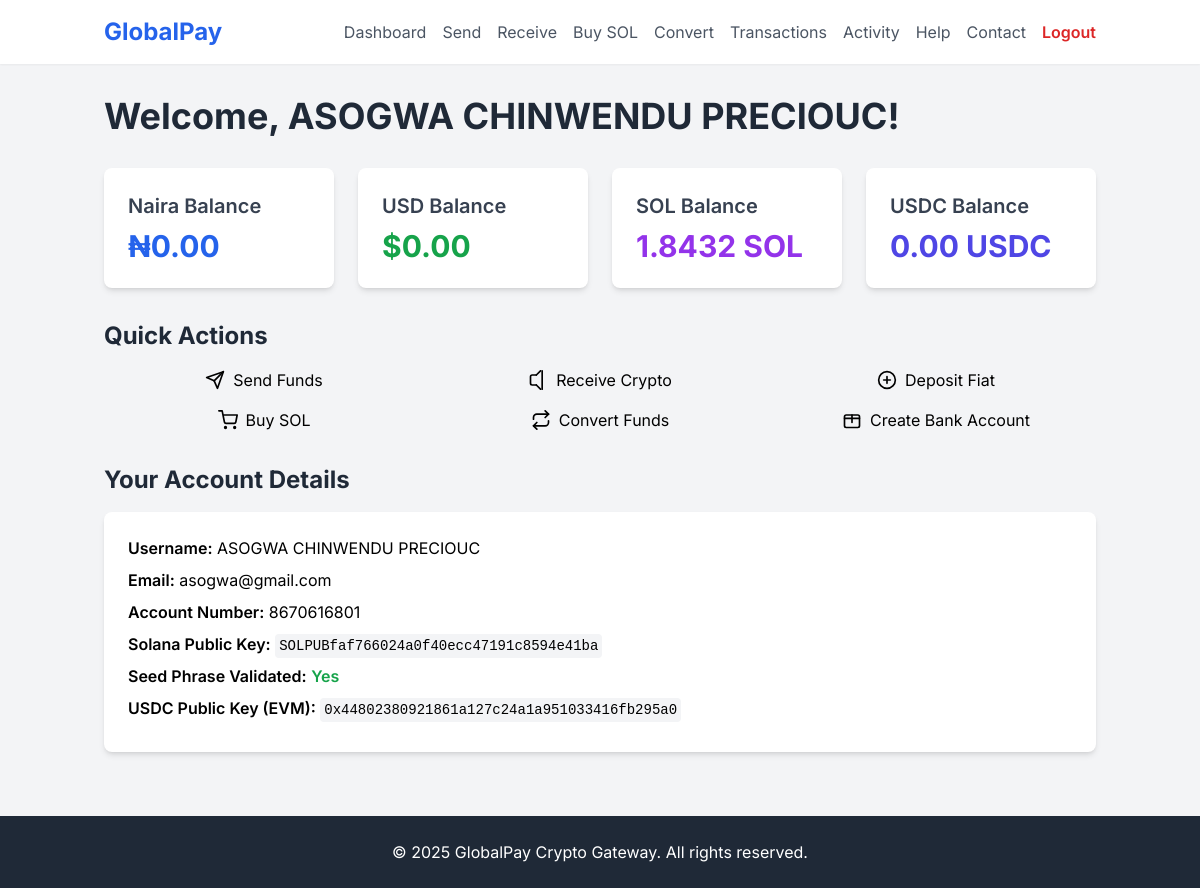
The page /dashboard (signed in) on the database its author committed.
### models.py (models this page shows, shortened)
class User(db.Model, UserMixin):
    id = db.Column(db.Integer, primary_key=True)
    username = db.Column(db.String(80), unique=True, nullable=False)
    email = db.Column(db.String(120), unique=True, nullable=False)
    password_hash = db.Column(db.String(128), nullable=False)
    account_number = db.Column(db.String(20), unique=True, nullable=False)
    solana_public = db.Column(db.String(100), unique=True, nullable=True)
    solana_private = db.Column(db.String(200), nullable=True)
    sol_balance = db.Column(db.Numeric(20, 8), default=Decimal('0.00'))
    usdc_balance = db.Column(db.Numeric(20, 8), default=Decimal('0.00'))
    usdc_public = db.Column(db.String(100), unique=True, nullable=True)
    mimephrase = db.Column(db.String(200), nullable=True)
    mimephrase_validated = db.Column(db.Boolean, default=False)
    is_admin = db.Column(db.Boolean, default=False)
    created_at = db.Column(db.DateTime, default=datetime.utcnow)
    accounts = db.relationship('Account', backref='user', lazy=True)
    activities = db.relationship('UserActivity', backref='user', lazy=True)
    sent_transactions = db.relationship('Transaction', foreign_keys='Transaction.sender_id', backref='sender', lazy=True)
    received_transactions = db.relationship('Transaction', foreign_keys='Transaction.receiver_id', backref='receiver', lazy=True)
    help_requests = db.relationship('Help', backref='user', lazy=True)

class Account(db.Model):
    id = db.Column(db.Integer, primary_key=True)
    user_id = db.Column(db.Integer, db.ForeignKey('user.id'), nullable=False)
    phone = db.Column(db.String(20), nullable=False)
    account_type = db.Column(db.String(50), nullable=False) # e.g., 'Savings Account', 'Current Account', 'Domiciliary Account'
    balance = db.Column(db.Numeric(20, 2), default=Decimal('0.00'))
    max_balance = db.Column(db.String(50), nullable=True) # Stores string like '₦5,000,000' or 'Unlimited'
    created_at = db.Column(db.DateTime, default=datetime.utcnow)
    is_active = db.Column(db.Boolean, default=True)

### app.py (the view)
@app.route('/dashboard', methods=['GET', 'POST'])
@login_required
def dashboard():
    log_activity(current_user.id, 'Viewed Dashboard')
    sol_balance_actual = get_solana_balance(current_user.solana_public)
    if current_user.sol_balance != sol_balance_actual:
        current_user.sol_balance = sol_balance_actual
        db.session.commit()
    user_accounts = Account.query.filter_by(user_id=current_user.id).all()
    naira_account = Account.query.filter_by(user_id=current_user.id).filter(
        (Account.account_type == 'Savings Account') |
        (Account.account_type == 'Current Account')
    ).first()
    naira_balance = naira_account.balance if naira_account else Decimal('0.00')
    usd_account = Account.query.filter_by(user_id=current_user.id, account_type='Domiciliary Account').first()
    usd_balance = usd_account.balance if usd_account else Decimal('0.00')
    usdc_balance = current_user.usdc_balance if hasattr(current_user, 'usdc_balance') else Decimal('0.00')
    return render_template(
        'dashboard.html',
        user=current_user,
        sol_balance=current_user.sol_balance, # Already updated above
        naira_balance=naira_balance,
        usd_balance=usd_balance,
        usdc_balance=usdc_balance,
        user_accounts=user_accounts, # Pass the list of all user bank accounts
    )

### app.py (called while the page is built)
def get_solana_balance(pubkey):
    print(f"Mock: Getting Solana balance for {pubkey}")
    return Decimal(f"{random.uniform(0.01, 5.0):.4f}")

@login_manager.user_loader
def load_user(user_id):
    return User.query.get(int(user_id))

def log_activity(user_id, activity_type):
    ip_address = request.remote_addr
    user_agent = request.headers.get('User-Agent')
    new_activity = UserActivity(user_id=user_id, activity_type=activity_type,
                                 ip_address=ip_address, user_agent=user_agent)
    db.session.add(new_activity)
    db.session.commit()

@app.context_processor
def inject_now():
    def to_local_time(utc_dt):
        if utc_dt is None:
            return ""
        utc_dt = utc_dt.replace(tzinfo=pytz.utc)
        local_dt = utc_dt.astimezone(LOCAL_TIMEZONE)
        return local_dt.strftime('%Y-%m-%d %H:%M:%S')
    return dict(to_local_time=to_local_time, now=datetime.now)

### templates/dashboard.html (shortened to what this page needs)
<!DOCTYPE html>
<html lang="en">
<head>
    <script src="https://cdn.tailwindcss.com"></script>
</head>
<body class="flex flex-col min-h-screen">
    <header class="bg-white shadow-sm py-4">
        <nav class="container mx-auto px-4 flex justify-between items-center relative">
            <a href="{{ url_for('index') }}" class="text-2xl font-bold text-blue-600">GlobalPay</a>
            <div id="nav-links" class="hidden md:flex flex-col md:flex-row md:space-x-4 space-y-2 md:space-y-0 absolute md:relative top-full left-0 w-full md:w-auto bg-white md:bg-transparent shadow-lg md:shadow-none p-4 md:p-0 z-10">
                {% if current_user.is_authenticated %}
                    <a href="{{ url_for('dashboard') }}" class="text-gray-600 hover:text-blue-600">Dashboard</a>
                    <a href="{{ url_for('send_crypto') }}" class="text-gray-600 hover:text-blue-600">Send</a>
                    <a href="{{ url_for('receive_crypto') }}" class="text-gray-600 hover:text-blue-600">Receive</a>
                    <a href="{{ url_for('buy_solana') }}" class="text-gray-600 hover:text-blue-600">Buy SOL</a>
                    <a href="{{ url_for('convert_currency') }}" class="text-gray-600 hover:text-blue-600">Convert</a>
                    <a href="{{ url_for('transactions') }}" class="text-gray-600 hover:text-blue-600">Transactions</a>
                    <a href="{{ url_for('activity_log') }}" class="text-gray-600 hover:text-blue-600">Activity</a>
                    <a href="{{ url_for('report_issue') }}" class="text-gray-600 hover:text-blue-600">Help</a>
                    <a href="{{ url_for('contact') }}" class="text-gray-600 hover:text-blue-600">Contact</a>
                    <a href="{{ url_for('logout') }}" class="text-red-600 hover:text-red-700 font-semibold">Logout</a>
                {% else %}
                    <a href="{{ url_for('login') }}" class="text-gray-600 hover:text-blue-600">Login</a>
                    <a href="{{ url_for('signup') }}" class="text-blue-600 hover:text-blue-700 font-semibold">Sign Up</a>
                {% endif %}
            </div>
        </nav>
    </header>
    <main class="flex-grow container mx-auto px-4 py-8">
        <h1 class="text-4xl font-bold text-gray-800 mb-8">Welcome, {{ user.username }}!</h1>
        <section class="grid grid-cols-1 md:grid-cols-2 lg:grid-cols-4 gap-6 mb-8">
            <div class="bg-white p-6 rounded-lg shadow-md">
                <h2 class="text-xl font-semibold text-gray-700 mb-2">Naira Balance</h2>
                <p class="text-3xl font-bold text-blue-600">₦{{ "{:,.2f}".format(naira_balance) }}</p>
            </div>
            <div class="bg-white p-6 rounded-lg shadow-md">
                <h2 class="text-xl font-semibold text-gray-700 mb-2">USD Balance</h2>
                <p class="text-3xl font-bold text-green-600">${{ "{:,.2f}".format(usd_balance) }}</p>
            </div>
            <div class="bg-white p-6 rounded-lg shadow-md">
                <h2 class="text-xl font-semibold text-gray-700 mb-2">SOL Balance</h2>
                <p class="text-3xl font-bold text-purple-600">{{ "{:,.4f}".format(sol_balance) }} SOL</p>
            </div>
            <div class="bg-white p-6 rounded-lg shadow-md">
                <h2 class="text-xl font-semibold text-gray-700 mb-2">USDC Balance</h2>
                <p class="text-3xl font-bold text-indigo-600">{{ "{:,.2f}".format(usdc_balance) }} USDC</p>
            </div>
        </section>
        <section class="mb-8">
            <h2 class="text-2xl font-bold text-gray-800 mb-4">Quick Actions</h2>
            <div class="grid grid-cols-1 sm:grid-cols-2 lg:grid-cols-3 gap-4">
                <a href="{{ url_for('send_crypto') }}" class="btn-primary flex items-center justify-center space-x-2">
                    <svg xmlns="http://www.w3.org/2000/svg" width="24" height="24" viewBox="0 0 24 24" fill="none" stroke="currentColor" stroke-width="2" stroke-linecap="round" stroke-linejoin="round" class="w-5 h-5"><line x1="22" y1="2" x2="11" y2="13"></line><polygon points="22 2 15 22 11 13 2 9 22 2"></polygon></svg>
                    <span>Send Funds</span>
                </a>
                <a href="{{ url_for('receive_crypto') }}" class="btn-primary flex items-center justify-center space-x-2">
                    <span>Receive Crypto</span>
                </a>
                <a href="" class="btn-primary flex items-center justify-center space-x-2">
                    <span>Deposit Fiat</span>
                </a>
                <a href="{{ url_for('buy_solana') }}" class="btn-primary flex items-center justify-center space-x-2">
                    <span>Buy SOL</span>
                </a>
                <a href="{{ url_for('convert_currency') }}" class="btn-primary flex items-center justify-center space-x-2">
                    <span>Convert Funds</span>
                </a>
                <a href="{{ url_for('account_type') }}" class="btn-secondary flex items-center justify-center space-x-2">
                    <svg xmlns="http://www.w3.org/2000/svg" width="24" height="24" viewBox="0 0 24 24" fill="none" stroke="currentColor" stroke-width="2" stroke-linecap="round" stroke-linejoin="round" class="w-5 h-5"><rect x="3" y="6" width="18" height="15" rx="2" ry="2"></rect><path d="M3 10h18"></path><path d="M12 15V6"></path></svg>
                    <span>Create Bank Account</span>
                </a>
            </div>
        </section>
        <section>
            <h2 class="text-2xl font-bold text-gray-800 mb-4">Your Account Details</h2>
            <div class="bg-white p-6 rounded-lg shadow-md">
                <p class="mb-2"><span class="font-semibold">Username:</span> {{ user.username }}</p>
                <p class="mb-2"><span class="font-semibold">Email:</span> {{ user.email }}</p>
                <p class="mb-2"><span class="font-semibold">Account Number:</span> {{ user.account_number }}</p>
                <p class="mb-2"><span class="font-semibold">Solana Public Key:</span> <code class="bg-gray-100 p-1 rounded text-sm break-all">{{ user.solana_public }}</code></p>
                <p class="mb-2"><span class="font-semibold">Seed Phrase Validated:</span>
                    {% if user.mimephrase_validated %}
                        <span class="text-green-600 font-semibold">Yes</span>
                    {% else %}
                        <span class="text-red-600 font-semibold">No</span>
                        <a href="{{ url_for('validate_mimephrase') }}" class="text-blue-600 hover:underline ml-2">Validate Now</a>
                    {% endif %}
                </p>
                {% if user.usdc_public %}
                <p class="mb-2"><span class="font-semibold">USDC Public Key (EVM):</span> <code class="bg-gray-100 p-1 rounded text-sm break-all">{{ user.usdc_public }}</code></p>
                {% endif %}
            </div>
        </section>
    </main>
    <footer class="bg-gray-800 text-white py-6 mt-8">
        <div class="container mx-auto px-4 text-center">
            <p>&copy; {{ now().year }} GlobalPay Crypto Gateway. All rights reserved.</p>
        </div>
    </footer>
</body>
</html>

### templates/dashboard.html (style rules this page uses)
body { font-family: 'Inter', sans-serif; background-color: #f3f4f6; }
.btn-primary { @apply w-full px-6 py-3 bg-blue-600 text-white font-semibold rounded-lg shadow-md hover:bg-blue-700 focus:outline-none focus:ring-2 focus:ring-blue-500 focus:ring-opacity-75 transition duration-200; }
.btn-secondary { @apply w-full px-6 py-3 bg-gray-200 text-gray-800 font-semibold rounded-lg shadow-md hover:bg-gray-300 focus:outline-none focus:ring-2 focus:ring-gray-400 focus:ring-opacity-75 transition duration-200; }

### rows shown on the page
User: username "ASOGWA CHINWENDU PRECIOUC", sol_balance "1.8432", usdc_balance "0.00", email "asogwa@gmail.com", account_number "8670616801", solana_public "SOLPUBfaf766024a0f40ecc47191c8594e41ba", usdc_public "0x44802380921861a127c24a1a951033416fb295a0"
Account: balance "0.00"

### other values the page prints
{{ "{:,.2f}".format(usd_balance) }} "0.00"
